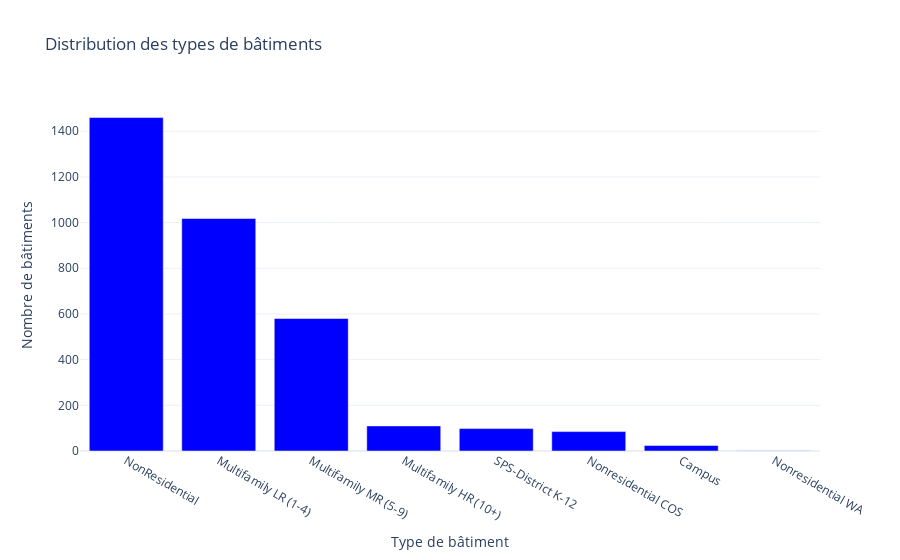
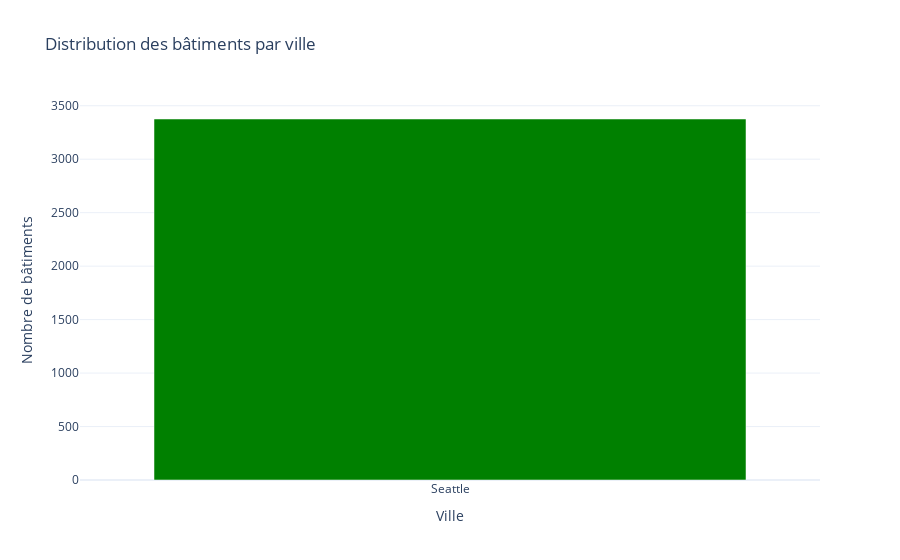

Here is the notebook cell these charts were saved with, in order:
### Code cell
# --- Préparer les données pour la distribution des types de bâtiments ---
building_type_counts = building_consumption['BuildingType'].value_counts().reset_index()
building_type_counts.columns = ['BuildingType', 'count']  # Renommer les colonnes pour Plotly

# --- Créer un graphique interactif ---
fig_building_type = px.bar(
    building_type_counts,
    x='BuildingType',  # Axe X : Types de bâtiments
    y='count',          # Axe Y : Nombre de bâtiments
    title="Distribution des types de bâtiments",
    labels={'BuildingType': 'Type de bâtiment', 'count': 'Nombre de bâtiments'},
    template="plotly_white"
)
fig_building_type.update_traces(marker_color='blue')  # Couleur des barres
fig_building_type.show()  # Afficher le graphique
 
# --- Préparer les données pour la distribution des villes ---
city_counts = building_consumption['City'].value_counts().reset_index()
city_counts.columns = ['City', 'count']  # Renommer les colonnes pour Plotly

# --- Créer un graphique interactif ---
fig_city = px.bar(
    city_counts,
    x='City',  # Axe X : Villes
    y='count',  # Axe Y : Nombre de bâtiments
    title="Distribution des bâtiments par ville",
    labels={'City': 'Ville', 'count': 'Nombre de bâtiments'},
    template="plotly_white"
)
fig_city.update_traces(marker_color='green')  # Couleur des barres
fig_city.show()  # Afficher le graphique

### Figure 1 — Plotly figure (JSON) as saved in the notebook; plotly's stock layout.template omitted (floating-point values rounded to 4 significant figures)
{"data": [{"alignmentgroup": "True", "hovertemplate": "Type de bâtiment=%{x}<br>Nombre de bâtiments=%{y}<extra></extra>", "legendgroup": "", "marker": {"color": "blue", "pattern": {"shape": ""}}, "name": "", "offsetgroup": "", "orientation": "v", "showlegend": false, "textposition": "auto", "type": "bar", "x": ["NonResidential", "Multifamily LR (1-4)", "Multifamily MR (5-9)", "Multifamily HR (10+)", "SPS-District K-12", "Nonresidential COS", "Campus", "Nonresidential WA"], "xaxis": "x", "y": [1460, 1018, 580, 110, 98, 85, 24, 1], "yaxis": "y"}], "layout": {"barmode": "relative", "legend": {"tracegroupgap": 0}, "title": {"text": "Distribution des types de bâtiments"}, "xaxis": {"anchor": "y", "domain": [0, 1], "title": {"text": "Type de bâtiment"}}, "yaxis": {"anchor": "x", "domain": [0, 1], "title": {"text": "Nombre de bâtiments"}}}}

### Figure 2 — Plotly figure (JSON) as saved in the notebook; plotly's stock layout.template omitted (floating-point values rounded to 4 significant figures)
{"data": [{"alignmentgroup": "True", "hovertemplate": "Ville=%{x}<br>Nombre de bâtiments=%{y}<extra></extra>", "legendgroup": "", "marker": {"color": "green", "pattern": {"shape": ""}}, "name": "", "offsetgroup": "", "orientation": "v", "showlegend": false, "textposition": "auto", "type": "bar", "x": ["Seattle"], "xaxis": "x", "y": [3376], "yaxis": "y"}], "layout": {"barmode": "relative", "legend": {"tracegroupgap": 0}, "title": {"text": "Distribution des bâtiments par ville"}, "xaxis": {"anchor": "y", "domain": [0, 1], "title": {"text": "Ville"}}, "yaxis": {"anchor": "x", "domain": [0, 1], "title": {"text": "Nombre de bâtiments"}}}}
